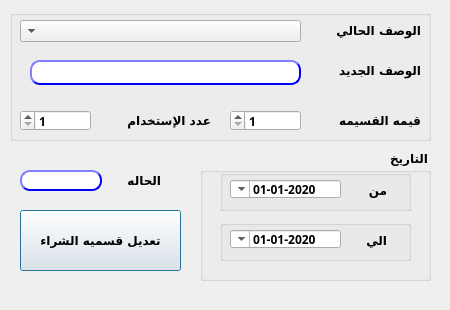
<?xml version="1.0" encoding="UTF-8"?>
<ui version="4.0">
 <class>CustomerGP</class>
 <widget class="QDialog" name="CustomerGP">
  <property name="geometry">
   <rect>
    <x>0</x>
    <y>0</y>
    <width>450</width>
    <height>310</height>
   </rect>
  </property>
  <property name="minimumSize">
   <size>
    <width>450</width>
    <height>310</height>
   </size>
  </property>
  <property name="maximumSize">
   <size>
    <width>450</width>
    <height>310</height>
   </size>
  </property>
  <property name="windowTitle">
   <string>تعديل قسيمه شراء  عروض</string>
  </property>
  <property name="layoutDirection">
   <enum>Qt::RightToLeft</enum>
  </property>
  <widget class="QLabel" name="desc">
   <property name="geometry">
    <rect>
     <x>330</x>
     <y>20</y>
     <width>91</width>
     <height>20</height>
    </rect>
   </property>
   <property name="font">
    <font>
     <family>29LT Bukra Regular</family>
     <pointsize>9</pointsize>
     <weight>75</weight>
     <bold>true</bold>
    </font>
   </property>
   <property name="text">
    <string>الوصف الحالي</string>
   </property>
  </widget>
  <widget class="QPushButton" name="BTN_modifyVoucher">
   <property name="geometry">
    <rect>
     <x>20</x>
     <y>210</y>
     <width>161</width>
     <height>61</height>
    </rect>
   </property>
   <property name="font">
    <font>
     <family>29LT Bukra Regular</family>
     <pointsize>9</pointsize>
     <weight>75</weight>
     <bold>true</bold>
    </font>
   </property>
   <property name="layoutDirection">
    <enum>Qt::RightToLeft</enum>
   </property>
   <property name="styleSheet">
    <string notr="true"/>
   </property>
   <property name="text">
    <string>تعديل قسميه الشراء</string>
   </property>
  </widget>
  <widget class="QLineEdit" name="LE_desc">
   <property name="geometry">
    <rect>
     <x>30</x>
     <y>60</y>
     <width>271</width>
     <height>25</height>
    </rect>
   </property>
   <property name="font">
    <font>
     <family>29LT Bukra Regular</family>
     <pointsize>9</pointsize>
     <weight>75</weight>
     <bold>true</bold>
    </font>
   </property>
   <property name="styleSheet">
    <string notr="true">QLineEdit{
                                        background-color: white;
                                        border-style: outset;
                                        border-width: 2px;
                                        border-radius: 10px;
                                        border-color: blue;
                                        min-width: 6em;
                                        }
                                        QLineEdit:hover {
                                        background: qradialgradient(
                                        cx: 0.3, cy: -0.4, fx: 0.3, fy: -0.4,
                                        radius: 1.35, stop: 0 #fff, stop: 1 #bbb
                                        );
                                        }
                                       QLineEdit:pressed {
                                        border-style: inset;
                                        background: qradialgradient(
                                        cx: 0.4, cy: -0.1, fx: 0.4, fy: -0.1,
                                        radius: 1.35, stop: 0 #fff, stop: 1 #ddd
                                        );
                                        }
                                    </string>
   </property>
   <property name="maxLength">
    <number>30</number>
   </property>
  </widget>
  <widget class="QDoubleSpinBox" name="LE_maxCount">
   <property name="geometry">
    <rect>
     <x>20</x>
     <y>110</y>
     <width>71</width>
     <height>21</height>
    </rect>
   </property>
   <property name="font">
    <font>
     <family>29LT Bukra Regular</family>
     <pointsize>9</pointsize>
     <weight>75</weight>
     <bold>true</bold>
    </font>
   </property>
   <property name="styleSheet">
    <string notr="true"/>
   </property>
   <property name="decimals">
    <number>0</number>
   </property>
   <property name="minimum">
    <double>1.000000000000000</double>
   </property>
   <property name="maximum">
    <double>99997.000000000000000</double>
   </property>
   <property name="value">
    <double>1.000000000000000</double>
   </property>
  </widget>
  <widget class="QLabel" name="label_num">
   <property name="geometry">
    <rect>
     <x>260</x>
     <y>220</y>
     <width>47</width>
     <height>21</height>
    </rect>
   </property>
   <property name="font">
    <font>
     <family>29LT Bukra Regular</family>
     <pointsize>9</pointsize>
     <weight>75</weight>
     <bold>true</bold>
    </font>
   </property>
   <property name="text">
    <string/>
   </property>
  </widget>
  <widget class="QLabel" name="label">
   <property name="geometry">
    <rect>
     <x>110</x>
     <y>110</y>
     <width>101</width>
     <height>21</height>
    </rect>
   </property>
   <property name="font">
    <font>
     <family>29LT Bukra Regular</family>
     <pointsize>9</pointsize>
     <weight>75</weight>
     <bold>true</bold>
    </font>
   </property>
   <property name="text">
    <string>عدد الإستخدام</string>
   </property>
  </widget>
  <widget class="QLabel" name="desc_11">
   <property name="geometry">
    <rect>
     <x>320</x>
     <y>110</y>
     <width>101</width>
     <height>21</height>
    </rect>
   </property>
   <property name="font">
    <font>
     <family>29LT Bukra Regular</family>
     <pointsize>9</pointsize>
     <weight>75</weight>
     <bold>true</bold>
    </font>
   </property>
   <property name="layoutDirection">
    <enum>Qt::RightToLeft</enum>
   </property>
   <property name="text">
    <string>قيمه القسيمه</string>
   </property>
  </widget>
  <widget class="QLabel" name="label_2">
   <property name="geometry">
    <rect>
     <x>120</x>
     <y>170</y>
     <width>41</width>
     <height>20</height>
    </rect>
   </property>
   <property name="font">
    <font>
     <family>29LT Bukra Regular</family>
     <pointsize>9</pointsize>
     <weight>75</weight>
     <bold>true</bold>
    </font>
   </property>
   <property name="layoutDirection">
    <enum>Qt::RightToLeft</enum>
   </property>
   <property name="text">
    <string>الحاله</string>
   </property>
  </widget>
  <widget class="QComboBox" name="CMB_PromVoucher">
   <property name="geometry">
    <rect>
     <x>20</x>
     <y>20</y>
     <width>281</width>
     <height>22</height>
    </rect>
   </property>
   <property name="font">
    <font>
     <family>29LT Bukra Regular</family>
     <pointsize>9</pointsize>
     <weight>75</weight>
     <bold>true</bold>
    </font>
   </property>
   <property name="editable">
    <bool>false</bool>
   </property>
  </widget>
  <widget class="QLabel" name="desc_2">
   <property name="geometry">
    <rect>
     <x>330</x>
     <y>60</y>
     <width>91</width>
     <height>21</height>
    </rect>
   </property>
   <property name="font">
    <font>
     <family>29LT Bukra Regular</family>
     <pointsize>9</pointsize>
     <weight>75</weight>
     <bold>true</bold>
    </font>
   </property>
   <property name="text">
    <string>الوصف الجديد</string>
   </property>
  </widget>
  <widget class="QDoubleSpinBox" name="LE_value">
   <property name="enabled">
    <bool>true</bool>
   </property>
   <property name="geometry">
    <rect>
     <x>230</x>
     <y>110</y>
     <width>71</width>
     <height>21</height>
    </rect>
   </property>
   <property name="font">
    <font>
     <family>29LT Bukra Regular</family>
     <pointsize>9</pointsize>
     <weight>75</weight>
     <bold>true</bold>
    </font>
   </property>
   <property name="styleSheet">
    <string notr="true"/>
   </property>
   <property name="decimals">
    <number>0</number>
   </property>
   <property name="minimum">
    <double>1.000000000000000</double>
   </property>
   <property name="maximum">
    <double>99997.000000000000000</double>
   </property>
   <property name="value">
    <double>1.000000000000000</double>
   </property>
  </widget>
  <widget class="QLabel" name="voucher_id">
   <property name="enabled">
    <bool>false</bool>
   </property>
   <property name="geometry">
    <rect>
     <x>310</x>
     <y>20</y>
     <width>51</width>
     <height>21</height>
    </rect>
   </property>
   <property name="font">
    <font>
     <family>29LT Bukra Regular</family>
     <pointsize>9</pointsize>
     <weight>75</weight>
     <bold>true</bold>
    </font>
   </property>
   <property name="text">
    <string/>
   </property>
  </widget>
  <widget class="QLineEdit" name="LE_PromVoucherStatus">
   <property name="enabled">
    <bool>false</bool>
   </property>
   <property name="geometry">
    <rect>
     <x>20</x>
     <y>170</y>
     <width>82</width>
     <height>21</height>
    </rect>
   </property>
   <property name="font">
    <font>
     <family>29LT Bukra Regular</family>
     <pointsize>9</pointsize>
     <weight>75</weight>
     <bold>true</bold>
    </font>
   </property>
   <property name="styleSheet">
    <string notr="true">QLineEdit{
                                        background-color: white;
                                        border-style: outset;
                                        border-width: 2px;
                                        border-radius: 10px;
                                        border-color: blue;
                                        min-width: 6em;
                                        }
                                        QLineEdit:hover {
                                        background: qradialgradient(
                                        cx: 0.3, cy: -0.4, fx: 0.3, fy: -0.4,
                                        radius: 1.35, stop: 0 #fff, stop: 1 #bbb
                                        );
                                        }
                                       QLineEdit:pressed {
                                        border-style: inset;
                                        background: qradialgradient(
                                        cx: 0.4, cy: -0.1, fx: 0.4, fy: -0.1,
                                        radius: 1.35, stop: 0 #fff, stop: 1 #ddd
                                        );
                                        }
                                    </string>
   </property>
  </widget>
  <widget class="QGroupBox" name="groupBox">
   <property name="geometry">
    <rect>
     <x>10</x>
     <y>10</y>
     <width>421</width>
     <height>131</height>
    </rect>
   </property>
   <property name="font">
    <font>
     <family>29LT Bukra Regular</family>
     <pointsize>9</pointsize>
     <weight>75</weight>
     <bold>true</bold>
    </font>
   </property>
   <property name="title">
    <string/>
   </property>
  </widget>
  <widget class="QGroupBox" name="groupBox_2">
   <property name="geometry">
    <rect>
     <x>200</x>
     <y>150</y>
     <width>231</width>
     <height>131</height>
    </rect>
   </property>
   <property name="font">
    <font>
     <family>29LT Bukra Regular</family>
     <pointsize>9</pointsize>
     <weight>75</weight>
     <bold>true</bold>
    </font>
   </property>
   <property name="title">
    <string>التاريخ</string>
   </property>
   <widget class="QGroupBox" name="groupBox_3">
    <property name="geometry">
     <rect>
      <x>20</x>
      <y>20</y>
      <width>191</width>
      <height>41</height>
     </rect>
    </property>
    <property name="font">
     <font>
      <family>29LT Bukra Regular</family>
      <pointsize>9</pointsize>
      <weight>75</weight>
      <bold>true</bold>
     </font>
    </property>
    <property name="title">
     <string/>
    </property>
    <widget class="QDateTimeEdit" name="Qdate_from">
     <property name="geometry">
      <rect>
       <x>10</x>
       <y>10</y>
       <width>111</width>
       <height>18</height>
      </rect>
     </property>
     <property name="font">
      <font>
       <family>29LT Bukra Regular</family>
       <pointsize>9</pointsize>
       <weight>75</weight>
       <bold>true</bold>
      </font>
     </property>
     <property name="layoutDirection">
      <enum>Qt::RightToLeft</enum>
     </property>
     <property name="minimumDateTime">
      <datetime>
       <hour>0</hour>
       <minute>0</minute>
       <second>0</second>
       <year>2020</year>
       <month>1</month>
       <day>1</day>
      </datetime>
     </property>
     <property name="displayFormat">
      <string>yyyy-MM-dd</string>
     </property>
     <property name="calendarPopup">
      <bool>true</bool>
     </property>
    </widget>
    <widget class="QLabel" name="desc_3">
     <property name="geometry">
      <rect>
       <x>126</x>
       <y>10</y>
       <width>41</width>
       <height>20</height>
      </rect>
     </property>
     <property name="font">
      <font>
       <family>29LT Bukra Regular</family>
       <pointsize>9</pointsize>
       <weight>75</weight>
       <bold>true</bold>
      </font>
     </property>
     <property name="layoutDirection">
      <enum>Qt::RightToLeft</enum>
     </property>
     <property name="text">
      <string>من </string>
     </property>
    </widget>
   </widget>
   <widget class="QGroupBox" name="groupBox_4">
    <property name="geometry">
     <rect>
      <x>20</x>
      <y>70</y>
      <width>191</width>
      <height>41</height>
     </rect>
    </property>
    <property name="font">
     <font>
      <family>29LT Bukra Regular</family>
      <pointsize>9</pointsize>
      <weight>75</weight>
      <bold>true</bold>
     </font>
    </property>
    <property name="title">
     <string/>
    </property>
    <widget class="QLabel" name="desc_4">
     <property name="geometry">
      <rect>
       <x>136</x>
       <y>10</y>
       <width>31</width>
       <height>20</height>
      </rect>
     </property>
     <property name="font">
      <font>
       <family>29LT Bukra Regular</family>
       <pointsize>9</pointsize>
       <weight>75</weight>
       <bold>true</bold>
      </font>
     </property>
     <property name="layoutDirection">
      <enum>Qt::RightToLeft</enum>
     </property>
     <property name="text">
      <string>الي</string>
     </property>
    </widget>
    <widget class="QDateTimeEdit" name="Qdate_to">
     <property name="geometry">
      <rect>
       <x>10</x>
       <y>10</y>
       <width>111</width>
       <height>18</height>
      </rect>
     </property>
     <property name="font">
      <font>
       <family>29LT Bukra Regular</family>
       <pointsize>9</pointsize>
       <weight>75</weight>
       <bold>true</bold>
      </font>
     </property>
     <property name="layoutDirection">
      <enum>Qt::RightToLeft</enum>
     </property>
     <property name="minimumDateTime">
      <datetime>
       <hour>0</hour>
       <minute>0</minute>
       <second>0</second>
       <year>2020</year>
       <month>1</month>
       <day>1</day>
      </datetime>
     </property>
     <property name="displayFormat">
      <string>yyyy-MM-dd</string>
     </property>
     <property name="calendarPopup">
      <bool>true</bool>
     </property>
    </widget>
   </widget>
  </widget>
  <zorder>groupBox</zorder>
  <zorder>desc</zorder>
  <zorder>BTN_modifyVoucher</zorder>
  <zorder>LE_desc</zorder>
  <zorder>LE_maxCount</zorder>
  <zorder>label_num</zorder>
  <zorder>label</zorder>
  <zorder>desc_11</zorder>
  <zorder>label_2</zorder>
  <zorder>CMB_PromVoucher</zorder>
  <zorder>desc_2</zorder>
  <zorder>LE_value</zorder>
  <zorder>voucher_id</zorder>
  <zorder>LE_PromVoucherStatus</zorder>
  <zorder>groupBox_2</zorder>
 </widget>
 <resources/>
 <connections/>
</ui>
